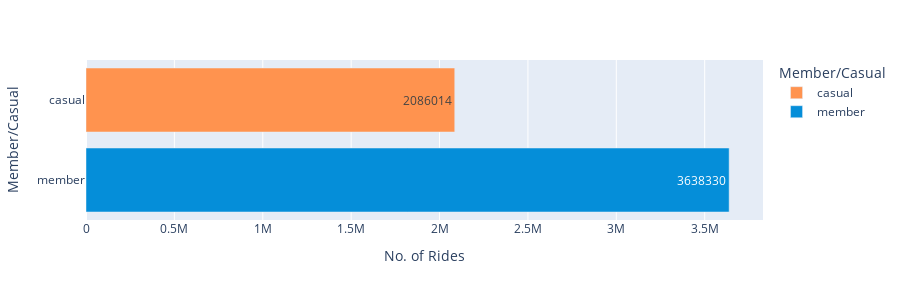

Here is the notebook cell this chart was saved with:
### Markdown cell above
Number Of Rider in Casual And Member

### Code cell
fig_1 = df.groupby('member_casual', as_index=False).count()

px.bar(fig_1, y = 'member_casual', x = 'ride_id',
        color = 'member_casual', 
        height = 300,
        text = 'ride_id', 
        labels = {'ride_id': 'No. of Rides', 'member_casual': 'Member/Casual'},
        hover_name = 'member_casual', hover_data = {'member_casual': False, 'month': False, 'ride_id': True}, 
        color_discrete_map = {'casual': '#FF934F', 'member': '#058ED9'})

### Figure 1 — Plotly figure (JSON) as saved in the notebook; plotly's stock layout.template omitted (floating-point values rounded to 4 significant figures)
{"data": [{"customdata": [[2086014]], "hovertemplate": "<b>%{hovertext}</b><br><br>No. of Rides=%{text}<extra></extra>", "hovertext": ["casual"], "legendgroup": "casual", "marker": {"color": "#FF934F", "pattern": {"shape": ""}}, "name": "casual", "orientation": "h", "showlegend": true, "text": [2086000.0], "textposition": "auto", "type": "bar", "x": [2086014], "xaxis": "x", "y": ["casual"], "yaxis": "y"}, {"customdata": [[3638330]], "hovertemplate": "<b>%{hovertext}</b><br><br>No. of Rides=%{text}<extra></extra>", "hovertext": ["member"], "legendgroup": "member", "marker": {"color": "#058ED9", "pattern": {"shape": ""}}, "name": "member", "orientation": "h", "showlegend": true, "text": [3638000.0], "textposition": "auto", "type": "bar", "x": [3638330], "xaxis": "x", "y": ["member"], "yaxis": "y"}], "layout": {"barmode": "relative", "height": 300, "legend": {"title": {"text": "Member/Casual"}, "tracegroupgap": 0}, "margin": {"t": 60}, "xaxis": {"anchor": "y", "domain": [0, 1], "title": {"text": "No. of Rides"}}, "yaxis": {"anchor": "x", "categoryarray": ["member", "casual"], "categoryorder": "array", "domain": [0, 1], "title": {"text": "Member/Casual"}}}}
